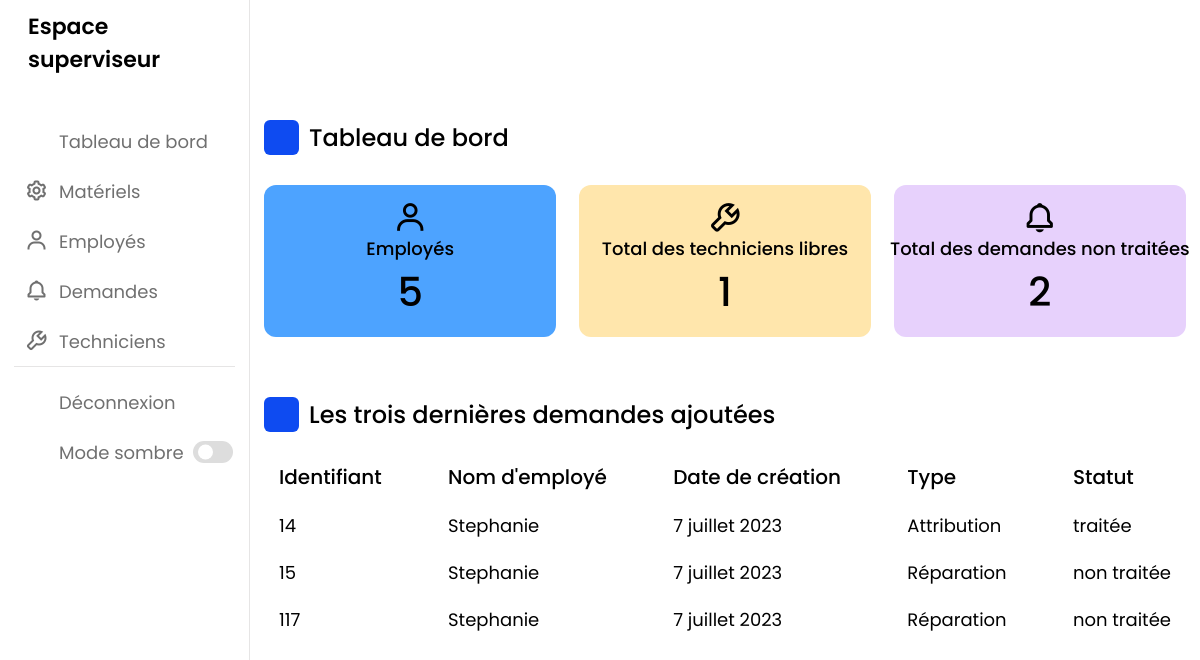
/dashboard/, run on the app's committed database.
### demande/models.py (models this page shows, shortened)
class demande(models.Model):
    STATUS = ((' traitée', ' traitée'),
                  ('en cours', 'en cours'),
                  ('non traitée', 'non traitée'))
    TYPE = ((' Réparation', ' Réparation'),
                ('Attribution', 'Attribution'))
    employe = models.ForeignKey(employe, null=True, on_delete=models.CASCADE)
    materiel = models.ForeignKey(materiel, null=True, on_delete=models.SET_NULL)
    technicien = models.ForeignKey(technicien, null=True, blank=True, on_delete=models.SET_NULL)
    ID_D = models.CharField(max_length=200, unique=True, null=True)
    type = models.CharField(max_length=200, null=True, choices=TYPE)
    date_creation = models.DateField(auto_now_add=True)
    statuts = models.CharField(max_length=200, null=True, choices=STATUS)

### employe/models.py (models this page shows, shortened)
class employe(models.Model):
    ID_E = models.CharField(max_length=200, unique=True, null=True)
    nomE = models.CharField(max_length=200, null=True)
    departement = models.CharField(max_length=200, null=True)
    date_ajout = models.DateField(auto_now_add=True)

### materiel/views.py (the view)
# urls.py: path('dashboard/', views.dashboard, name='dashboard'),
def dashboard(request):
    demandes = demande.objects.all()
    employes = employe.objects.all()
    techniciens = technicien.objects.all()
    materiels = materiel.objects.all()
    total_employes = employes.count()
    total_techniciens_libres = techniciens.filter(statuts='Libre').count()
    total_techniciens_assignes = techniciens.filter(statuts='Assigné').count()
    total_demandes_non_traites = demandes.filter(statuts='non traitée').count()
    derniers_demandes = demandes.order_by('-date_creation')[:3]
    context = {
        'demandes': demandes,
        'employes': employes,
        'total_employes': total_employes,
        'total_techniciens_libres': total_techniciens_libres,
        'total_techniciens_assignes': total_techniciens_assignes,
        'total_demandes_non_traites': total_demandes_non_traites,
        'techniciens': techniciens,
        'materiels': materiels,
        'derniers_demandes': derniers_demandes
    }
    return render(request, 'materiel/dashboard.html', context)

### templates/materiel/dashboard.html (shortened to what this page needs)
<!DOCTYPE html>
<html lang="en">
<head>
    <link rel="stylesheet" href="style.css">
    <link rel="stylesheet" href="https://unicons.iconscout.com/release/v4.0.0/css/line.css">
    <link
    href="https://unpkg.com/boxicons@2.1.2/css/boxicons.min.css"
    rel="stylesheet"
  />
</head>
<body>
    <nav>
        <div class="logo-name">
            <span class="logo_name">Espace superviseur</span>
        </div>
        <div class="menu-items">
            <ul class="nav-links">
                <li><a href="{% url 'dashboard' %}">
                    <i class="uil uil-estate"></i>
                    <span class="link-name">Tableau de bord</span>
                </a></li>
                <li><a href="{% url 'xmateriel' %}">
                    <i class="bx bx-cog icon"></i>
                    <span class="link-name">Matériels</span>
                </a></li>
                <li><a href="{% url 'xemploye' %}" >
                    <i class="bx bx-user icon"></i>
                <span class="link-name">Employés</span>
                </a></li>
                <li><a href="{% url 'xdemande' %}" >
                    <i class="bx bx-bell icon"></i>
                    <span class="link-name">Demandes</span>
                </a></li>
                <li><a href="{% url 'xtechnicien' %}">
                    <i class="bx bx-wrench icon"></i>
                    <span class="link-name">Techniciens</span>
                </a></li>
            <ul class="logout-mode">
                <li><a href="{% url 'Quitter' %}">
                    <i class="uil uil-signout"></i>
                    <span class="link-name">Déconnexion</span>
                </a></li>
                <li class="mode">
                    <a href="#">
                        <i class="uil uil-moon"></i>
                    <span class="link-name">Mode sombre </span>
                </a>
                <div class="mode-toggle">
                  <span class="switch"></span>
                </div>
            </li>
            </ul>
        </div>
    </nav>
    <section class="dashboard">
        <div class="top">
        </div>
        <div class="dash-content">
            <div class="overview">
                <div class="title">
                    <i class="uil uil-tachometer-fast-alt"></i>
                    <span class="text">Tableau de bord</span>
                </div>
                <div class="boxes">
                    <div class="box box1">
                        <i class="bx bx-user icon"></i>
                        <span class="text"> Employés</span>
                        <span class="number">{{ employes.count }}</span>
                    </div>
                    <div class="box box2">
                        <i class="bx bx-wrench icon"></i>
                        <span class="text">Total des techniciens libres</span>
                        <span class="number">{{ total_techniciens_libres }}</span>
                    </div>
                    <div class="box box3">
                        <i class="bx bx-bell icon"></i>
                        <span class="text">Total des demandes non traitées</span>
                        <span class="number">{{ total_demandes_non_traites }}</span>
                    </div>
                </div>
            </div>
            <div class="activity">
                <div class="title">
                    <i class="uil uil-clock-three"></i>
                    <span class="text">Les trois dernières demandes ajoutées</span>
                </div>
                <div class="activity-data">
                    <div class="data names">
                        <span class="data-title">Identifiant</span>
                        {% for demande in derniers_demandes %}
                            <span class="data-list">{{ demande.ID_D }}</span>
                        {% endfor %}
                    </div>
                    <div class="data email">
                        <span class="data-title">Nom d'employé</span>
                        {% for demande in derniers_demandes %}
                            <span class="data-list">{{ demande.employe.nomE }}</span>
                        {% endfor %}
                    </div>
                    <div class="data joined">
                        <span class="data-title">Date de création</span>
                        {% for demande in derniers_demandes %}
                            <span class="data-list">{{ demande.date_creation }}</span>
                        {% endfor %}
                    </div>
                    <div class="data type">
                        <span class="data-title">Type</span>
                        {% for demande in derniers_demandes %}
                            <span class="data-list">{{ demande.type }}</span>
                        {% endfor %}
                    </div>
                    <div class="data status">
                        <span class="data-title">Statut</span>
                        {% for demande in derniers_demandes %}
                            <span class="data-list">{{ demande.statuts }}</span>
                        {% endfor %}
                    </div>
                </div>
            </div>
                </div>
    </section>
</body>
</html>

### static/css/style.css (style rules this page uses)
* { margin: 0; padding: 0; box-sizing: border-box; font-family: 'Poppins', sans-serif; }
:root { --primary-color: #0E4BF1; --panel-color: #FFF; --text-color: #000; --black-light-color: #707070; --border-color: #e6e5e5; --toggle-color: #DDD; --box1-color: #4DA3FF; --box2-color: #FFE6AC; --box3-color: #E7D1FC; --title-icon-color: #fff; --tran-05: all 0.5s ease; --tran-03: all 0.3s ease; --tran-03: all 0.2s ease; }
body { min-height: 100vh; background-color: var(--primary-color); }
nav { position: fixed; top: 0; left: 0; height: 100%; width: 250px; padding: 10px 14px; background-color: var(--panel-color); border-right: 1px solid var(--border-color); transition: var(--tran-05); }
nav .logo-name { display: flex; align-items: center; }
nav .logo-name .logo_name { font-size: 22px; font-weight: 600; color: var(--text-color); margin-left: 14px; transition: var(--tran-05); }
nav .menu-items { margin-top: 40px; height: calc(100% - 90px); display: flex; flex-direction: column; justify-content: space-between; }
.menu-items li { list-style: none; }
.menu-items li a { display: flex; align-items: center; height: 50px; text-decoration: none; position: relative; }
.menu-items li a i { font-size: 24px; min-width: 45px; height: 100%; display: flex; align-items: center; justify-content: center; color: var(--black-light-color); }
.menu-items li a .link-name { font-size: 18px; font-weight: 400; color: var(--black-light-color); transition: var(--tran-05); }
.menu-items .logout-mode { padding-top: 10px; border-top: 1px solid var(--border-color); }
.menu-items .mode { display: flex; align-items: center; white-space: nowrap; }
.menu-items .mode-toggle { position: absolute; right: 14px; height: 50px; min-width: 45px; display: flex; align-items: center; justify-content: center; cursor: pointer; }
.mode-toggle .switch { position: relative; display: inline-block; height: 22px; width: 40px; border-radius: 25px; background-color: var(--toggle-color); }
.switch:before { content: ""; position: absolute; left: 5px; top: 50%; transform: translateY(-50%); height: 15px; width: 15px; background-color: var(--panel-color); border-radius: 50%; transition: var(--tran-03); }
.dashboard { position: relative; left: 250px; background-color: var(--panel-color); min-height: 100vh; width: calc(100% - 250px); padding: 10px 14px; transition: var(--tran-05); }
.dashboard .top { position: fixed; top: 0; left: 250px; display: flex; width: calc(100% - 250px); justify-content: space-between; align-items: center; padding: 10px 14px; background-color: var(--panel-color); transition: var(--tran-05); z-index: 10; }
.dashboard .dash-content { padding-top: 50px; }
.dash-content .title { display: flex; align-items: center; margin: 60px 0 30px 0; }
.dash-content .title i { position: relative; height: 35px; width: 35px; background-color: var(--primary-color); border-radius: 6px; color: var(--title-icon-color); display: flex; align-items: center; justify-content: center; font-size: 24px; }
.dash-content .title .text { font-size: 24px; font-weight: 500; color: var(--text-color); margin-left: 10px; }
.dash-content .boxes { display: flex; align-items: center; justify-content: space-between; flex-wrap: wrap; }
.dash-content .boxes .box { display: flex; flex-direction: column; align-items: center; border-radius: 12px; width: calc(100% / 3 - 15px); padding: 15px 20px; background-color: var(--box1-color); transition: var(--tran-05); }
.boxes .box i { font-size: 35px; color: var(--text-color); }
.boxes .box .text { white-space: nowrap; font-size: 18px; font-weight: 500; color: var(--text-color); }
.boxes .box .number { font-size: 40px; font-weight: 500; color: var(--text-color); }
.boxes .box.box2 { background-color: var(--box2-color); }
.boxes .box.box3 { background-color: var(--box3-color); }
.dash-content .activity .activity-data { display: flex; justify-content: space-between; align-items: center; width: 100%; }
.activity .activity-data { display: flex; }
.activity-data .data { display: flex; flex-direction: column; margin: 0 15px; }
.activity-data .data-title { font-size: 20px; font-weight: 500; color: var(--text-color); }
.activity-data .data .data-list { font-size: 18px; font-weight: 400; margin-top: 20px; white-space: nowrap; color: var(--text-color); }

### data on the page
demande: ID_D "14", employe.nomE "Stephanie", date_creation "7 juillet 2023", type "Attribution", statuts "traitée"
demande: ID_D "15", employe.nomE "Stephanie", date_creation "7 juillet 2023", type "Réparation", statuts "non traitée"
demande: ID_D "117", employe.nomE "Stephanie", date_creation "7 juillet 2023", type "Réparation", statuts "non traitée"

### other printed values
{{ employes.count }} "5"
{{ total_techniciens_libres }} "1"
{{ total_demandes_non_traites }} "2"
